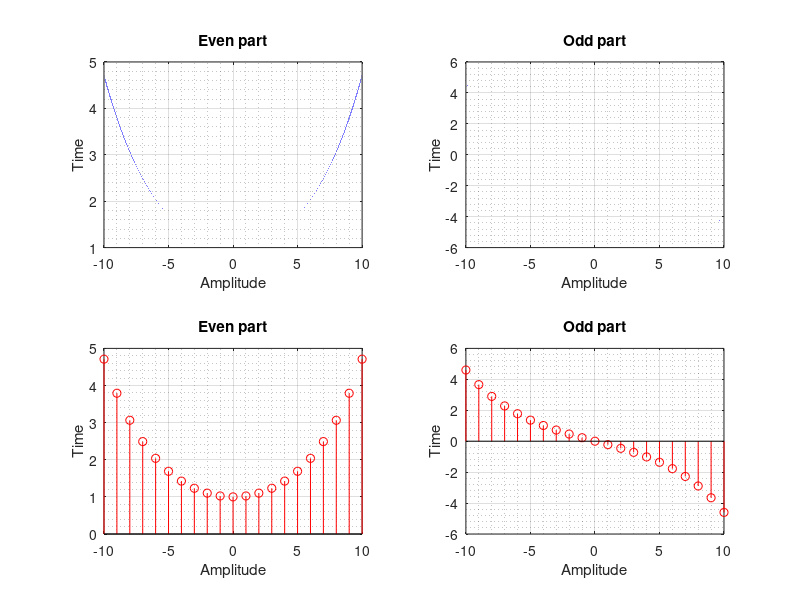

Write MATLAB code to recreate this figure.
% Program to decompose given function into its even and odd components
clc; clear all;

% Given Function :
%   x[n] = (0.8)^n

n = -10:0.0001:10; % Domain, Sampled 0.0001 apart
func = @(n) 0.8.^n ; % Function def.

even = (func(n)+func(-n))/2; % Even parts of function

odd =  (func(n)-func(-n))/2; % Odd parts of function

figure('Name','Decomposing a Function','NumberTitle','off','Color','w')
subplot(2,2,1)
plot(n,even,'b'), grid on, grid minor % continuous line 2D plot
title('Even part')
xlabel('Amplitude')
ylabel('Time')

subplot(2,2,2)
plot(n,odd,'b'), grid on, grid minor
title('Odd part')
xlabel('Amplitude')
ylabel('Time')


nr = -10:10; % Domain, Sampled 1 apart

evenr = (func(nr)+func(-nr))/2; % Even parts of function

oddr =  (func(nr)-func(-nr))/2; % Odd parts of function

subplot(2,2,3)
stem(nr,evenr,'r'), grid on, grid minor % discrete data 2D plot
title('Even part')
xlabel('Amplitude')
ylabel('Time')

subplot(2,2,4)
stem(nr,oddr,'r'), grid on, grid minor
title('Odd part')
xlabel('Amplitude')
ylabel('Time')

print('-clipboard','-dbitmap')